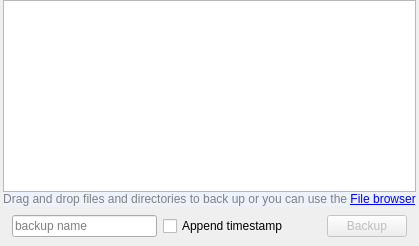
         <widget class="QWidget" name="backupTab">
          <property name="acceptDrops">
           <bool>false</bool>
          </property>
          <property name="styleSheet">
           <string notr="true"/>
          </property>
          <attribute name="title">
           <string>Backup</string>
          </attribute>
          <attribute name="toolTip">
           <string>Ctrl+1 switches to this tab</string>
          </attribute>
          <layout class="QVBoxLayout" name="verticalLayout_2">
           <property name="spacing">
            <number>0</number>
           </property>
           <property name="leftMargin">
            <number>3</number>
           </property>
           <property name="topMargin">
            <number>0</number>
           </property>
           <property name="rightMargin">
            <number>3</number>
           </property>
           <property name="bottomMargin">
            <number>0</number>
           </property>
           <item>
            <widget class="BackupListWidget" name="backupListWidget">
             <property name="sizePolicy">
              <sizepolicy hsizetype="Preferred" vsizetype="Preferred">
               <horstretch>0</horstretch>
               <verstretch>0</verstretch>
              </sizepolicy>
             </property>
             <property name="contextMenuPolicy">
              <enum>Qt::ActionsContextMenu</enum>
             </property>
             <property name="acceptDrops">
              <bool>true</bool>
             </property>
             <property name="styleSheet">
              <string notr="true">#backupListWidget::item
{
height: 33px;
selection-background-color: rgba(177,214,255,255);
}

#backupListWidget::item:selected
{
background-color: rgba(177,214,255,255);
}</string>
             </property>
             <property name="tabKeyNavigation">
              <bool>true</bool>
             </property>
             <property name="alternatingRowColors">
              <bool>true</bool>
             </property>
             <property name="selectionMode">
              <enum>QAbstractItemView::ExtendedSelection</enum>
             </property>
             <property name="verticalScrollMode">
              <enum>QAbstractItemView::ScrollPerPixel</enum>
             </property>
             <property name="horizontalScrollMode">
              <enum>QAbstractItemView::ScrollPerPixel</enum>
             </property>
             <property name="uniformItemSizes">
              <bool>true</bool>
             </property>
            </widget>
           </item>
           <item>
            <widget class="QLabel" name="backupListInfoLabel">
             <property name="sizePolicy">
              <sizepolicy hsizetype="Preferred" vsizetype="Fixed">
               <horstretch>0</horstretch>
               <verstretch>0</verstretch>
              </sizepolicy>
             </property>
             <property name="font">
              <font>
               <italic>true</italic>
              </font>
             </property>
             <property name="toolTip">
              <string>Ctrl+o key sequence also opens the browse dialog</string>
             </property>
             <property name="styleSheet">
              <string notr="true">QLabel {
color: gray;
background-color: rgba(237,243,254,255);
}</string>
             </property>
             <property name="text">
              <string>&lt;html&gt;&lt;head/&gt;&lt;body&gt;&lt;p&gt;&lt;span style=&quot; font-style:normal;&quot;&gt;Drag and drop files and directories to back up or you can use the &lt;/span&gt;&lt;a href=&quot;.&quot;&gt;&lt;span style=&quot; font-style:normal; text-decoration: underline; color:#0000ff;&quot;&gt;File browser&lt;/span&gt;&lt;/a&gt;&lt;/p&gt;&lt;/body&gt;&lt;/html&gt;</string>
             </property>
             <property name="textFormat">
              <enum>Qt::RichText</enum>
             </property>
             <property name="alignment">
              <set>Qt::AlignCenter</set>
             </property>
            </widget>
           </item>
           <item>
            <widget class="QWidget" name="backupActionWidget" native="true">
             <property name="sizePolicy">
              <sizepolicy hsizetype="Preferred" vsizetype="Fixed">
               <horstretch>0</horstretch>
               <verstretch>0</verstretch>
              </sizepolicy>
             </property>
             <layout class="QHBoxLayout" name="horizontalLayout">
              <item>
               <widget class="QLineEdit" name="backupNameLineEdit">
                <property name="sizePolicy">
                 <sizepolicy hsizetype="Preferred" vsizetype="Fixed">
                  <horstretch>0</horstretch>
                  <verstretch>0</verstretch>
                 </sizepolicy>
                </property>
                <property name="maximumSize">
                 <size>
                  <width>16777215</width>
                  <height>16777215</height>
                 </size>
                </property>
                <property name="text">
                 <string/>
                </property>
                <property name="placeholderText">
                 <string>backup name</string>
                </property>
                <property name="clearButtonEnabled">
                 <bool>true</bool>
                </property>
               </widget>
              </item>
              <item>
               <widget class="QCheckBox" name="appendTimestampCheckBox">
                <property name="sizePolicy">
                 <sizepolicy hsizetype="Maximum" vsizetype="Fixed">
                  <horstretch>0</horstretch>
                  <verstretch>0</verstretch>
                 </sizepolicy>
                </property>
                <property name="text">
                 <string>Append timestamp</string>
                </property>
                <property name="checked">
                 <bool>false</bool>
                </property>
               </widget>
              </item>
              <item>
               <spacer name="horizontalSpacer">
                <property name="orientation">
                 <enum>Qt::Horizontal</enum>
                </property>
                <property name="sizeType">
                 <enum>QSizePolicy::Maximum</enum>
                </property>
                <property name="sizeHint" stdset="0">
                 <size>
                  <width>20</width>
                  <height>20</height>
                 </size>
                </property>
               </spacer>
              </item>
              <item>
               <widget class="QLabel" name="backupDetailLabel">
                <property name="sizePolicy">
                 <sizepolicy hsizetype="Maximum" vsizetype="Preferred">
                  <horstretch>0</horstretch>
                  <verstretch>0</verstretch>
                 </sizepolicy>
                </property>
                <property name="styleSheet">
                 <string notr="true">QLabel {
color: gray;
}</string>
                </property>
                <property name="text">
                 <string/>
                </property>
               </widget>
              </item>
              <item>
               <widget class="QPushButton" name="backupButton">
                <property name="enabled">
                 <bool>false</bool>
                </property>
                <property name="sizePolicy">
                 <sizepolicy hsizetype="Maximum" vsizetype="Fixed">
                  <horstretch>0</horstretch>
                  <verstretch>0</verstretch>
                 </sizepolicy>
                </property>
                <property name="text">
                 <string>Backup</string>
                </property>
               </widget>
              </item>
             </layout>
            </widget>
           </item>
          </layout>
         </widget>
